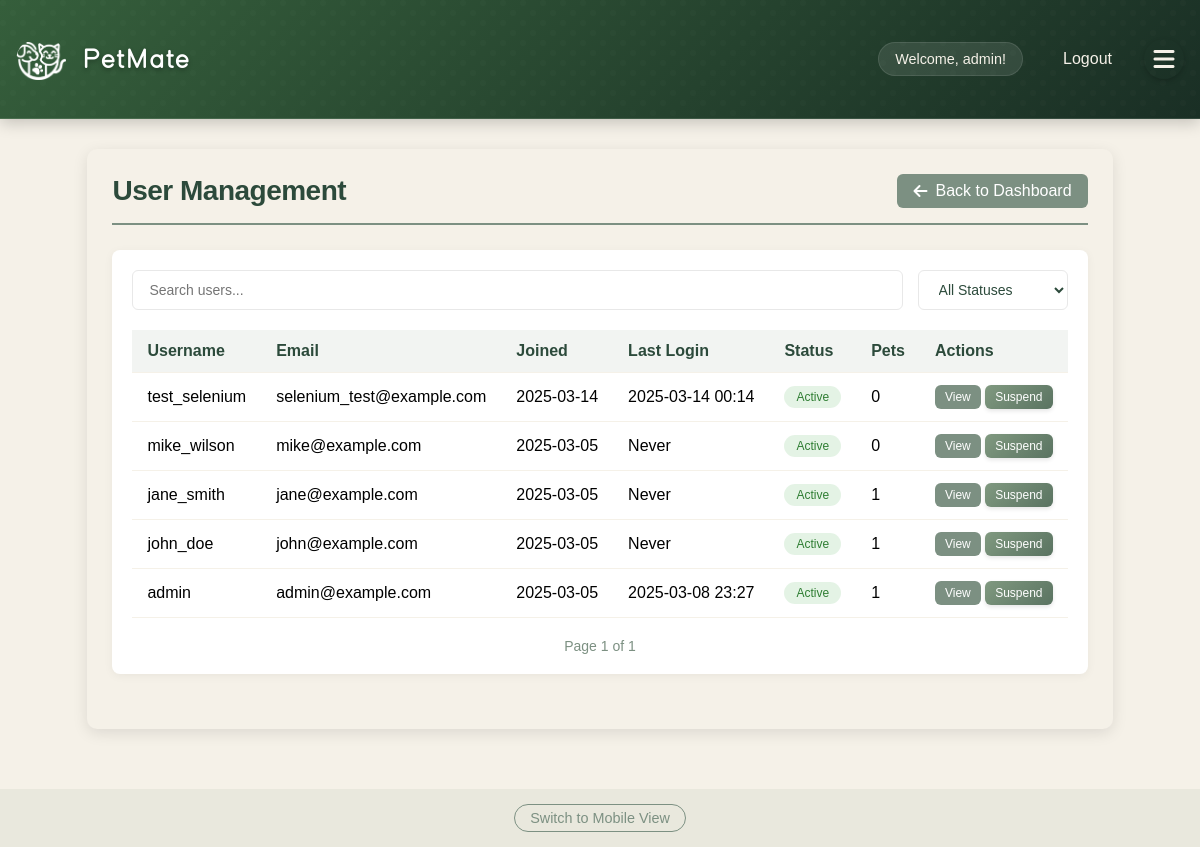
Page /admin/users (signed in) on the committed database.
### app/models/user.py (models this page shows, shortened)
class User(db.Model, UserMixin):
    __tablename__ = 'users'
    id = db.Column(db.Integer, primary_key=True)
    username = db.Column(db.String(80), unique=True, nullable=False)
    email = db.Column(db.String(120), unique=True, nullable=False)
    password_hash = db.Column(db.String(128))
    name = db.Column(db.String(120))  # User's full name
    created_at = db.Column(db.DateTime, default=datetime.utcnow)
    profile_picture = db.Column(db.String(255))  # Store the filename of uploaded image
    bio = db.Column(db.Text)  # User bio
    location = db.Column(db.String(200))  # User location
    is_admin = db.Column(db.Boolean, default=False)
    account_status = db.Column(db.String(20), default='active')  # active, suspended, banned
    last_login = db.Column(db.DateTime)
    account_notes = db.Column(db.Text)  # Admin notes about the user
    preferred_meetup_types = db.Column(db.String(255))  # e.g., "parks,beaches,dog runs"
    availability = db.Column(db.String(255))  # e.g., "weekends,evenings"
    pet_owner_since = db.Column(db.Integer)  # Year they became a pet owner
    pet_experience_level = db.Column(db.String(50))  # e.g., "beginner", "intermediate", "expert"
    pets = db.relationship('Pet', backref='owner', lazy=True)
    hosted_playdates = db.relationship('Playdate', foreign_keys='Playdate.host_id', lazy=True)
    attended_playdates = db.relationship('Playdate', secondary=playdate_attendees, lazy=True)
    reviews_received = db.relationship('Review',
                                     foreign_keys='Review.reviewed_user_id',
                                     back_populates='reviewed_user',
                                     lazy='joined')
    reviews_given = db.relationship('Review',
                                  foreign_keys='Review.reviewer_id',
                                  back_populates='reviewer',
                                  lazy='joined')
    @property
    def is_authenticated(self):
        return True
    def get_unread_message_count(self):
        from app.models.message import Message
        return Message.query.filter_by(recipient_id=self.id, is_read=False).count()

### app/routes/admin.py (the view, shortened to what this page needs)
@bp.route('/users')
@login_required
@admin_required
def user_management():
    from app.models.user import User
    page = request.args.get('page', 1, type=int)
    filter_type = request.args.get('filter', None)
    search_query = request.args.get('search', None)
    query = User.query
    if search_query:
        query = query.filter(User.username.ilike(f'%{search_query}%') |
                             User.email.ilike(f'%{search_query}%') |
                             User.name.ilike(f'%{search_query}%'))
    users = query.order_by(User.created_at.desc()).paginate(page=page, per_page=20)
    if is_mobile_device():
        return render_template('admin/mobile_users.html', users=users, pagination=users)
    else:
        return render_template('admin/users.html', users=users)

### app/__init__.py (called while the page is built)
@login_manager.user_loader
def load_user(user_id):
    from app.models.user import User
    return User.query.get(int(user_id))

### app/routes/admin.py (called while the page is built)
def admin_required(f):
    @wraps(f)
    def decorated_function(*args, **kwargs):
        if not current_user.is_authenticated or not current_user.is_admin:
            flash('You do not have permission to access this area.', 'error')
            return redirect(url_for('main.index'))
        return f(*args, **kwargs)
    return decorated_function

def is_mobile_device():
    user_agent = request.headers.get('User-Agent', '').lower()
    return any(device in user_agent for device in ['android', 'iphone', 'ipad', 'mobile', 'webos'])

### app/templates/admin/users.html (shortened to what this page needs)
{% extends "base.html" %}
{% block content %}
<div class="admin-container">
    <div class="admin-header">
        <h1>User Management</h1>
        <a href="{{ url_for('admin.admin_dashboard') }}" class="back-link">
            <i class="fas fa-arrow-left"></i> Back to Dashboard
        </a>
    </div>
    <div class="admin-section">
        <div class="filters">
            <input type="text" id="userSearch" placeholder="Search users..." class="search-input">
            <select id="statusFilter" class="filter-select">
                <option value="">All Statuses</option>
            </select>
        </div>
        <div class="table-responsive">
            <table class="admin-table">
                <thead>
                    <tr>
                        <th>Username</th>
                        <th>Email</th>
                        <th>Joined</th>
                        <th>Last Login</th>
                        <th>Status</th>
                        <th>Pets</th>
                        <th>Actions</th>
                    </tr>
                </thead>
                <tbody>
                    {% for user in users.items %}
                    <tr>
                        <td>{{ user.username }}</td>
                        <td>{{ user.email }}</td>
                        <td>{{ user.created_at.strftime('%Y-%m-%d') }}</td>
                        <td>{{ user.last_login.strftime('%Y-%m-%d %H:%M') if user.last_login else 'Never' }}</td>
                        <td>
                            <span class="status-badge status-{{ user.account_status }}">
                                {{ user.account_status }}
                            </span>
                        </td>
                        <td>{{ user.pets|length }}</td>
                        <td class="actions">
                            <a href="{{ url_for('admin.user_details', user_id=user.id) }}" class="btn btn-small btn-primary">View</a>
                            {% if user.account_status == 'active' %}
                            <button onclick="showSuspendModal({{ user.id }})" class="btn btn-small btn-warning">Suspend</button>
                            {% elif user.account_status == 'suspended' %}
                            <form action="{{ url_for('admin.update_user_status', user_id=user.id) }}" method="POST" style="display: inline;">
                                <input type="hidden" name="action" value="activate">
                                <button type="submit" class="btn btn-small btn-success">Activate</button>
                            </form>
                            {% endif %}
                        </td>
                    </tr>
                    {% endfor %}
                </tbody>
            </table>
        </div>
        <div class="pagination">
            <span class="page-info">
                Page {{ users.page }} of {{ users.pages }}
            </span>
        </div>
    </div>
</div>
{% endblock %}

### app/templates/base.html (shortened to what this page needs)
<!DOCTYPE html>
<html>
<head>
    <link rel="stylesheet" href="{{ url_for('static', filename='style.css') }}">
    <link rel="stylesheet" href="{{ url_for('static', filename='how-it-works.css') }}">
    <link rel="stylesheet" href="{{ url_for('static', filename='feature-cards.css') }}">
    <link rel="stylesheet" href="{{ url_for('static', filename='custom-font.css') }}">
    <link rel="stylesheet" href="https://cdnjs.cloudflare.com/ajax/libs/font-awesome/6.0.0/css/all.min.css">
</head>
<body>
    <nav>
        <div class="nav-container">
            <h1>
                <a href="{{ url_for('main.index') }}" class="site-title">
                    <div class="logo">
                        <div class="logo-icon"></div>
                        <div class="logo-text">Pet<span class="highlight">Mate</span></div>
                    </div>
                </a>
            </h1>
            <div class="nav-links">
                {% if 'username' in session %}
                    <div class="user-menu">
                        <span>Welcome, {{ session['username'] }}!</span>
                        <a href="{{ url_for('auth.logout') }}">Logout</a>
                    </div>
                    <button class="menu-toggle">
                        <i class="fas fa-bars"></i>
                    </button>
                {% else %}
                    <a href="{{ url_for('auth.login') }}">Login</a>
                    <a href="{{ url_for('auth.register') }}">Register</a>
                {% endif %}
            </div>
        </div>
    </nav>
    <main>
        {% block content %}{% endblock %}
    </main>
    <footer class="view-toggle">
        <a href="#" id="view-mobile-version">Switch to Mobile View</a>
    </footer>
</body>
</html>

### static/how-it-works.css (style rules this page uses)
:root { --sage-green: #809980; --warm-brown: #966F50; --terracotta: #CD5C41; --deep-forest: #2F4858; --light-gray: #f7f9fc; }

### static/feature-cards.css (style rules this page uses)
:root { --sage-green: #809980; --warm-brown: #966F50; --terracotta: #CD5C41; --deep-forest: #355E3B; --light-gray: #f7f9fc; }

### app/templates/admin/users.html (style rules this page uses)
.admin-container { padding: 25px; max-width: 1200px; margin: 30px auto; background-color: #F5F1E8; border-radius: 10px; box-shadow: 0 4px 15px rgba(0, 0, 0, 0.1); font-family: 'Quicksand', sans-serif; }
.admin-header { display: flex; justify-content: space-between; align-items: center; margin-bottom: 25px; border-bottom: 2px solid #7C9082; padding-bottom: 15px; }
.admin-header h1 { color: #2C4A3B; margin: 0; font-size: 28px; font-weight: 700; }
.back-link { background-color: #7C9082; color: white !important; text-decoration: none; padding: 8px 16px; border-radius: 6px; display: inline-flex; align-items: center; gap: 8px; font-weight: 500; transition: background-color 0.3s; }
.admin-section { background-color: white; border-radius: 8px; padding: 20px; margin-bottom: 30px; box-shadow: 0 2px 10px rgba(0, 0, 0, 0.05); }
.filters { display: flex; gap: 15px; margin-bottom: 20px; flex-wrap: wrap; }
.search-input, .filter-select { padding: 10px 16px; border: 1px solid #E8E8E8; border-radius: 6px; font-size: 14px; color: #2C4A3B; transition: all 0.2s ease; font-family: 'Quicksand', sans-serif; }
.search-input { flex: 1; min-width: 250px; }
.filter-select { background-color: white; min-width: 150px; }
.table-responsive { overflow-x: auto; margin-bottom: 20px; }
.admin-table { width: 100%; border-collapse: collapse; }
.admin-table th, .admin-table td { padding: 12px 15px; text-align: left; border-bottom: 1px solid #F5F1E8; }
.admin-table th { background-color: rgba(124, 144, 130, 0.1); font-weight: 600; color: #2C4A3B; }
.actions { white-space: nowrap; }
.status-badge { display: inline-block; padding: 4px 12px; border-radius: 50px; font-size: 12px; font-weight: 500; text-transform: capitalize; }
.status-active { background-color: rgba(76, 175, 80, 0.15); color: #2e7d32; }
.btn { display: inline-block; padding: 8px 16px; border-radius: 6px; border: none; font-weight: 500; cursor: pointer; text-decoration: none; transition: background-color 0.3s; }
.btn-small { padding: 5px 10px; font-size: 12px; }
.btn-primary { background-color: #7C9082; color: white !important; }
.btn-warning { background-color: #F39C12; color: white !important; }
.pagination { display: flex; justify-content: center; align-items: center; gap: 15px; margin-top: 20px; }
.page-info { color: #7C9082; font-size: 14px; }

### rows in the picture
User: username "admin", email "admin@example.com", created_at "2025-03-05", last_login "2025-03-08 23:27", account_status "Active", pets|length "1"
User: username "test_selenium", email "selenium_test@example.com", created_at "2025-03-14", last_login "2025-03-14 00:14", account_status "Active", pets|length "0"
User: username "mike_wilson", email "mike@example.com", created_at "2025-03-05", last_login "Never", account_status "Active", pets|length "0"
User: username "jane_smith", email "jane@example.com", created_at "2025-03-05", last_login "Never", account_status "Active", pets|length "1"
User: username "john_doe", email "john@example.com", created_at "2025-03-05", last_login "Never", account_status "Active", pets|length "1"

### other values in the picture
{{ users.page }} "1"
{{ users.pages }} "1"
